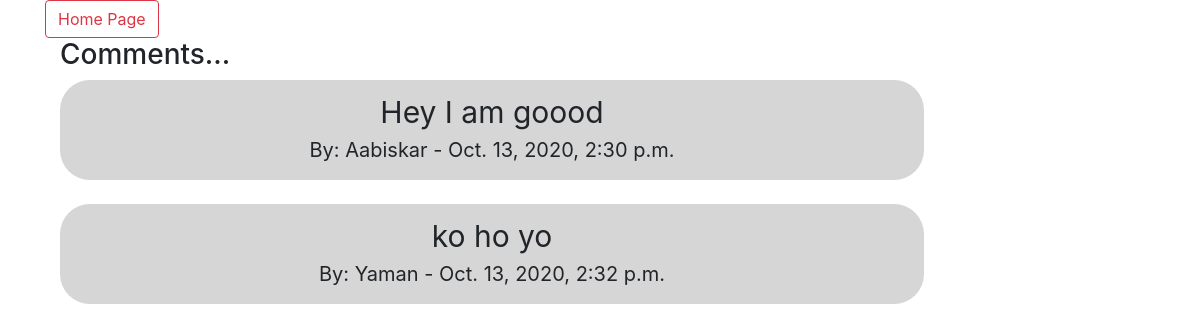
/comments/id=11/ (signed in), run on the app's committed database.
### chat/models.py (models this page shows)
class Comment(models.Model):
    post = models.ForeignKey(Post,related_name='comments',on_delete=models.CASCADE)
    name = models.CharField(max_length=150,null=True)
    body = models.TextField()
    date_added = models.DateTimeField(auto_now_add=True)
    def __str__(self):
    	return (self.name + "commented")

### chat/views.py (the view)
# urls.py: path('comments/id=<str:pk_second>/' , views.view_blog , name = 'view_comment'),
@login_required(login_url='login')
def view_blog(request, pk_second):
    post = Post.objects.get(pk=pk_second)
    commenty = post.comments.all()
    print(commenty)
    context = {'post': post, 'commenty': commenty}
    return render(request, 'comment.html', context)

### chat/templates/comment.html (shortened to what this page needs)
<html>
<head>
    <link rel="stylesheet" href="https://stackpath.bootstrapcdn.com/bootstrap/4.5.2/css/bootstrap.min.css"
>
</head>
<body class='container'>
    <a href="{%url 'home' %}" class="btn btn-outline-danger">Home Page</a>
    <div class="container">
        <h3>
        Comments...
        </h3>
        {% for comment in commenty %}
            <div class="comments">
                <div class="comment_body">
                    {{comment.body}}
                </div>
                <div class="commenter">
                    By: {{comment.name}} - {{comment.date_added}}
                </div>
            </div>
            <br>
            {%empty%}
            <h1>No comments in this post...</h1>
                 {% endfor %}
</div>
</body>
</html>

### chat/templates/comment.html (style rules this page uses)
.comments { min-height: 100px; width: 80%; background-color: rgb(214,214,214); border-radius: 30px; padding: 10px; }
.comment_body { font-size: 30px; text-align: center; }
.commenter { text-align: center; font-size: 20px; }

### data on the page
Comment: body "Hey I am goood", name "Aabiskar", date_added "Oct. 13, 2020, 2:30 p.m."
Comment: body "ko ho yo", name "Yaman", date_added "Oct. 13, 2020, 2:32 p.m."
